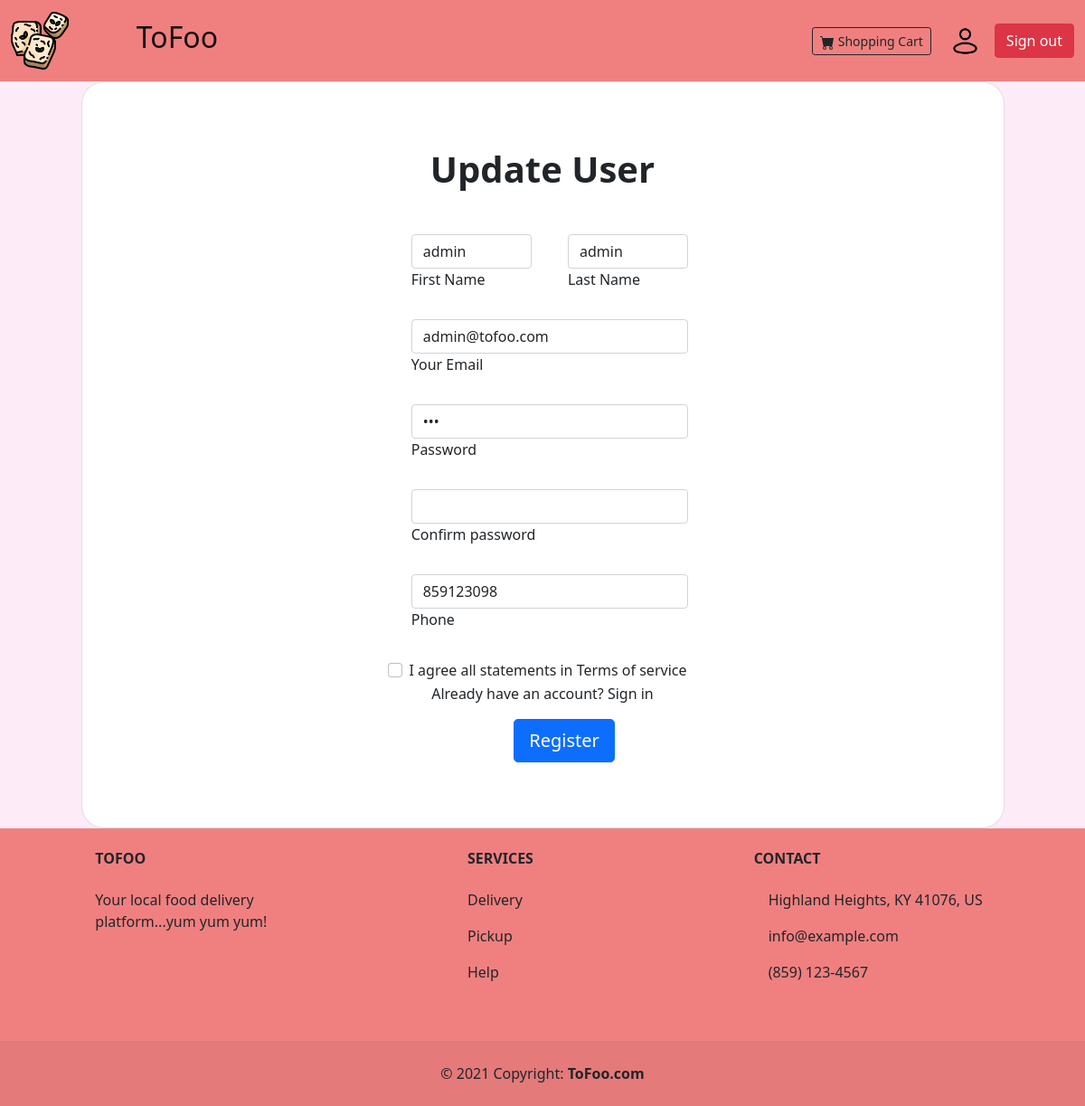
The page /App/modifyUser.php?user_ID=70 (signed in) on the database its author committed.
### tables this page shows
CREATE TABLE `user` (
  `ID` int(8) NOT NULL,
  `firstName` varchar(32) NOT NULL,
  `lastName` varchar(32) NOT NULL,
  `email` varchar(32) NOT NULL,
  `password` varchar(16) NOT NULL,
  `phone` int(16) NOT NULL,
  `role` tinyint(1) NOT NULL
);

### Classes/UserClass.php (called while the page is built, shortened)
<?php
class User
{
  static function getUserByID($connection, $userID)
  {
    $query = $connection->prepare('SELECT * FROM user WHERE ID=?');
    $query->execute([$userID]);
    $user = $query->fetch();
    return $user;
  }
}

### App/modifyUser.php (the view, shortened to what this page needs)
<?php
require_once('../Home/Header.php');
require_once('../Settings/Connection.php');
require_once('../Classes/UserClass.php');
$user = User::getUserByID($connection, $_GET['user_ID']);
?>
<section>
  <div class="container h-100">
    <div class="row d-flex justify-content-center align-items-center h-100">
      <div class="col-lg-12 col-xl-11">
        <div class="card text-black" style="border-radius: 25px;">
          <div class="card-body p-md-5">
            <div class="row justify-content-center">
              <div class="col-md-10 col-lg-6 col-xl-5 order-2 order-lg-1">
                <p class="text-center h1 fw-bold mb-5 mx-1 mx-md-4 mt-4">Update User</p>
                <form class="mx-1 mx-md-4" method="POST">
                  <div class="row">
                    <div class="col-md-6">
                      <div class="d-flex flex-row align-items-center mb-4">
                        <div class="form-outline flex-fill mb-0">
                          <input name="firstName" type="text" id="form3Example1c" class="form-control" value="<?= $user['firstName'] ?>" required />
                          <label class="form-label" for="form3Example1c">First Name</label>
                        </div>
                      </div>
                    </div>
                    <div class="col-md-6">
                      <div class="d-flex flex-row align-items-center mb-4">
                        <div class="form-outline flex-fill mb-0">
                          <input name="lastName" type="text" id="form3Example1c" class="form-control" value="<?= $user['lastName'] ?>" required />
                          <label class="form-label" for="form3Example1c">Last Name</label>
                        </div>
                      </div>
                    </div>
                    <div class="d-flex flex-row align-items-center mb-4">
                      <div class="form-outline flex-fill mb-0">
                        <input name="email" type="email" id="form3Example3c" class="form-control" value="<?= $user['email'] ?>" placeholder="abc@gmail.com" required />
                        <label class="form-label" for="form3Example3c">Your Email</label>
                      </div>
                    </div>
                    <div class="d-flex flex-row align-items-center mb-4">
                      <div class="form-outline flex-fill mb-0">
                        <input name="password" type="password" id="form3Example4c" class="form-control" value="<?= $user['password'] ?>" required />
                        <label class="form-label" for="form3Example4c">Password</label>
                      </div>
                    </div>
                    <div class="d-flex flex-row align-items-center mb-4">
                      <div class="form-outline flex-fill mb-0">
                        <input type="password" id="form3Example4cd" class="form-control" required />
                        <label class="form-label" for="form3Example4cd">Confirm password</label>
                      </div>
                    </div>
                    <div class="d-flex flex-row align-items-center mb-4">
                      <div class="form-outline flex-fill mb-0">
                        <input name="phone" type="text" id="form3Example4cd" class="form-control" value="<?= $user['phone'] ?>" required />
                        <label class="form-label" for="form3Example4cd">Phone</label>
                      </div>
                    </div>
                    <div class="form-check d-flex justify-content-center">
                      <input class="form-check-input me-2" type="checkbox" value="" id="form2Example3c" required />
                      <label class="form-check-label" for="form2Example3">
                        I agree all statements in <a href="">Terms of service</a>
                      </label>
                    </div>
                    <div class="d-flex justify-content-center">
                      <p class="form-check-label" for="form2Example3">
                        Already have an account? <a href="Signin.php">Sign in</a>
                      </p>
                    </div>
                    <div class="d-flex justify-content-center mx-4 mb-3 mb-lg-4">
                      <button type="submit" class="btn btn-primary btn-lg">Register</button>
                    </div>
                  </div>
                </form>
              </div>
            </div>
          </div>
        </div>
      </div>
    </div>
  </div>
</section>
<?php
require_once('../Home/Footer.php');
?>

### Theme/style.css (style rules this page uses)
a { color: inherit; text-decoration: inherit; }

### rows shown on the page
user: firstName "admin", lastName "admin", email "admin@tofoo.com", phone "859123098"
